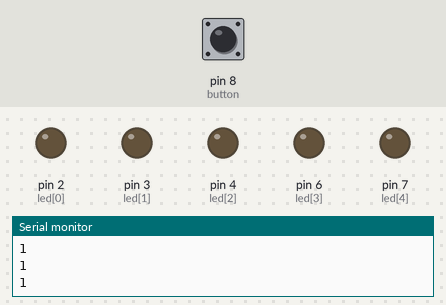
Simulated run of this sketch. Board: Arduino Uno, built with avr-gcc and run on an emulated ATmega328P. Parts: output pins drawn as LEDs (lit = HIGH), the last lines printed to the serial monitor. Dashed ring = blinking. Inputs (shaded band) come from the test bench; at power-on: pin 8 (button) HIGH. Random numbers use the default seed unless the sketch sets one.

Above: at 2.2 s.
2.3 s: pin 8 (button) pulled LOW for 0.15 s
At 2.48 s:
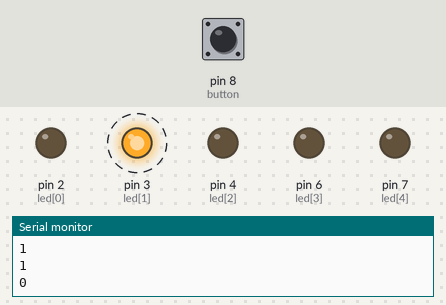
5.3 s: pin 8 (button) pulled LOW for 1 s
At 7.5 s:
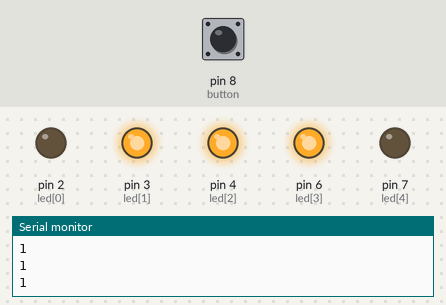
8.3 s: pin 8 (button) pulled LOW for 0.15 s
At 9.9 s:
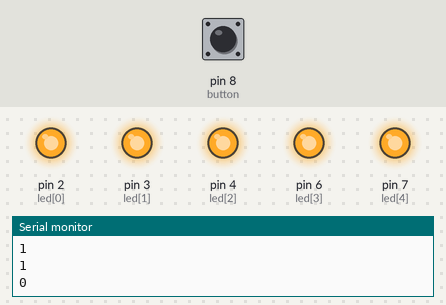
11.3 s: pin 8 (button) pulled LOW for 3.2 s
At 12.9 s:
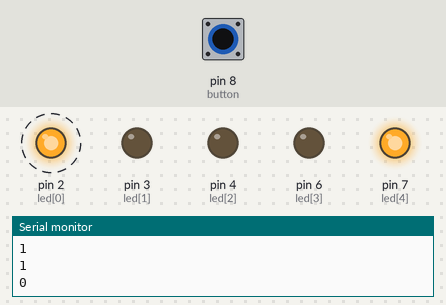
16.0 s: pin 8 (button) pulled LOW for 0.15 s
At 17.9 s:
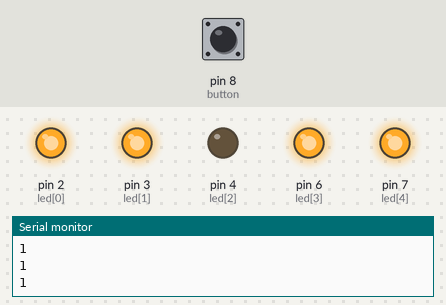
19.0 s: pin 8 (button) pulled LOW for 1 s
At 19.3 s:
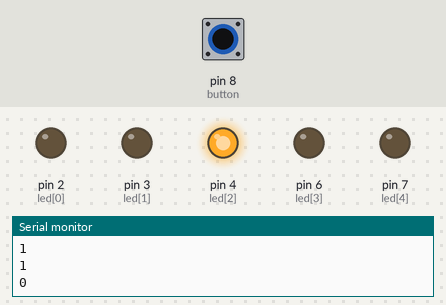
Timing chart, 0 to 22.0 s (numbered marks = the images above; inputs shaded):
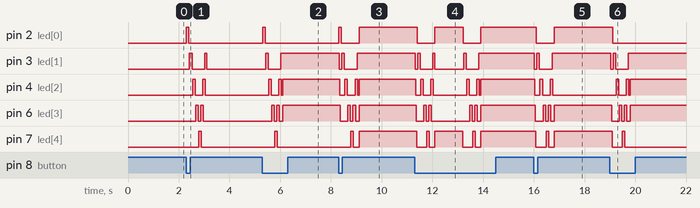

Measured:
- after the input at 2.3 s, pin 2 (led[0]): LOW → HIGH at once, → LOW 0.10 s later; pin 3 (led[1]): alternates HIGH for 0.09 s and LOW for 0.50 s, 4 changes in all, then stays LOW, starting after 0.12 s
- after the input at 5.3 s, pin 2 (led[0]): LOW → HIGH at once, → LOW 0.10 s later; pin 3 (led[1]): LOW → HIGH after 0.13 s, → LOW 0.10 s later, → HIGH 0.50 s later
- after the input at 8.3 s, pin 2 (led[0]): LOW → HIGH at once, → LOW 0.10 s later, → HIGH 0.70 s later; pin 3 (led[1]): HIGH → LOW at once, → HIGH 0.10 s later, → LOW 0.10 s later, → HIGH 0.50 s later
- after the input at 11.3 s, pin 2 (led[0]): alternates HIGH for 1.1 s and LOW for 0.70 s, 4 changes in all, then stays HIGH, starting after 0.10 s; pin 4 (led[2]): HIGH → LOW at once, → HIGH 0.20 s later, → LOW 0.10 s later, → HIGH 0.30 s later, … (10 changes in this stretch)
- after the input at 16.0 s, pin 2 (led[0]): HIGH → LOW after 0.10 s, → HIGH 0.70 s later; pin 3 (led[1]): HIGH → LOW at once, → HIGH 0.10 s later, → LOW 0.10 s later, → HIGH 0.50 s later
- after the input at 19.0 s, pin 2 (led[0]): HIGH → LOW after 0.11 s; pin 3 (led[1]): HIGH → LOW at once, → HIGH 0.10 s later, → LOW 0.10 s later, → HIGH 0.50 s later

The sketch:

Dice.ino
```cpp
  int button=8;
  int led[5]={2,3,4,6,7};
  boolean affichage[8][5]={1,0,0,0,0,
                          0,1,0,0,0,
                          0,0,1,0,0,
                          0,0,0,1,0,
                          0,0,0,0,1,
                          0,0,0,1,0,
                          0,0,1,0,0,
                          0,1,0,0,0};


//_______________________________ fonction
 void showZero()
    {
      digitalWrite(led[0], LOW);
      digitalWrite(led[1], LOW);
      digitalWrite(led[2], LOW);
      digitalWrite(led[3], LOW);
      digitalWrite(led[4], LOW);
    }
    void showOne()
    {
      digitalWrite(led[0], LOW);
      digitalWrite(led[1], LOW);
      digitalWrite(led[2], HIGH);
      digitalWrite(led[3], LOW);
      digitalWrite(led[4], LOW);
    }
    void showTwo()
    {
      digitalWrite(led[0], HIGH);
      digitalWrite(led[1], LOW);
      digitalWrite(led[2], LOW);
      digitalWrite(led[3], LOW);
      digitalWrite(led[4], HIGH);
    }
    void showThree()
    {
      digitalWrite(led[0], LOW);
      digitalWrite(led[1], HIGH);
      digitalWrite(led[2], HIGH);
      digitalWrite(led[3], HIGH);
      digitalWrite(led[4], LOW);
    }
    void showFour()
    {
      digitalWrite(led[0], HIGH);
      digitalWrite(led[1], HIGH);
      digitalWrite(led[2], LOW);
      digitalWrite(led[3], HIGH);
      digitalWrite(led[4], HIGH);
    }
    void showFive(){
      digitalWrite(led[0], HIGH);
      digitalWrite(led[1], HIGH);
      digitalWrite(led[2], HIGH);
      digitalWrite(led[3], HIGH);
      digitalWrite(led[4], HIGH);
    }
//______________________________ End


void setup() {
  Serial.begin(9600);
  randomSeed(analogRead(0));


  delay(1000);

  pinMode(led[0], OUTPUT);
  pinMode(led[1], OUTPUT);
  pinMode(led[2], OUTPUT);
  pinMode(led[3], OUTPUT);
  pinMode(led[4], OUTPUT);
  pinMode(button, INPUT_PULLUP);


}

void loop() {
  int randomNumb = random(6);
  bool buttonState=digitalRead(button);
  Serial.println(buttonState);

//________________________ appelle des fonction pour allumer leds
if(buttonState==LOW)
{

  for (int i=0; i<8; i++)
  {
    for (int p=0; p<5; p++)
    {
    digitalWrite(led[p],affichage[i][p]);
    delay(20);
    }
  }

  if(randomNumb == 0)
  {
    showZero();
    delay(1000);
  }
  else if(randomNumb == 1)
  {
    showOne();
    delay(1000);
  }
  else if (randomNumb ==2)
  {
    showTwo();
    delay(1000);
  }
  else if(randomNumb ==3)
  {
    showThree();
    delay(1000);
  }
  else if(randomNumb ==4)
  {
    showFour();
    delay(1000);
  }
  else if(randomNumb ==5)
  {
    showFive();
    delay(1000);
  }
}
//________________________End

   delay(10);


}
```
